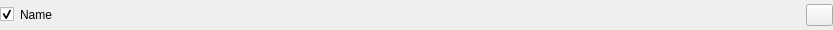
<?xml version="1.0" encoding="UTF-8"?>
<ui version="4.0">
 <class>Form</class>
 <widget class="QWidget" name="Form">
  <property name="geometry">
   <rect>
    <x>0</x>
    <y>0</y>
    <width>833</width>
    <height>30</height>
   </rect>
  </property>
  <property name="windowTitle">
   <string>Form</string>
  </property>
  <layout class="QVBoxLayout" name="verticalLayout">
   <property name="margin">
    <number>0</number>
   </property>
   <item>
    <layout class="QHBoxLayout" name="layout_frame" stretch="0,0,1,0">
     <item>
      <widget class="QCheckBox" name="enabled_checkbox">
       <property name="toolTip">
        <string>Toggle Filter Enabled</string>
       </property>
       <property name="checked">
        <bool>true</bool>
       </property>
      </widget>
     </item>
     <item>
      <widget class="QLabel" name="filter_name_label">
       <property name="text">
        <string>Name</string>
       </property>
      </widget>
     </item>
     <item>
      <widget class="QWidget" name="widget" native="true"/>
     </item>
     <item>
      <widget class="QPushButton" name="delete_button">
       <property name="maximumSize">
        <size>
         <width>27</width>
         <height>16777215</height>
        </size>
       </property>
       <property name="toolTip">
        <string>Delete Filter</string>
       </property>
       <property name="text">
        <string/>
       </property>
       <property name="checkable">
        <bool>true</bool>
       </property>
      </widget>
     </item>
    </layout>
   </item>
  </layout>
 </widget>
 <resources/>
 <connections/>
</ui>
